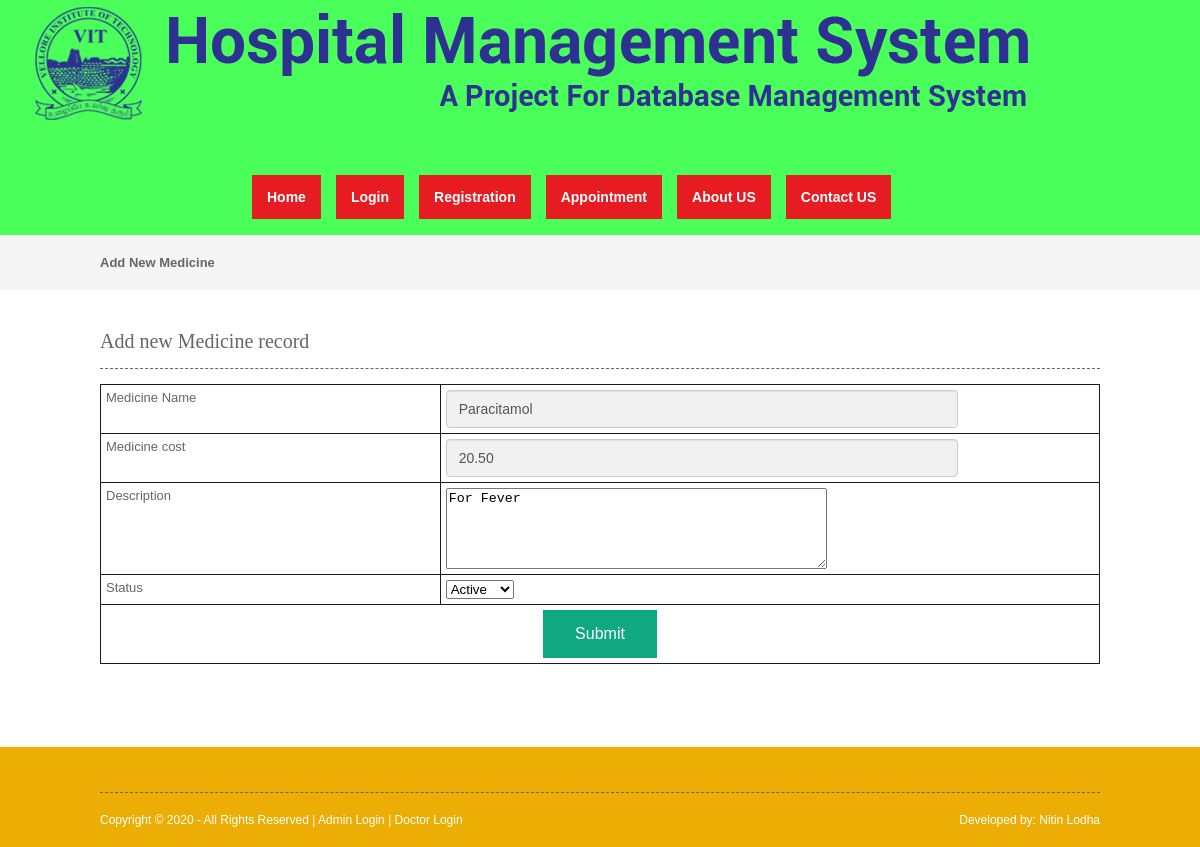
Page /medicine.php?editid=1 on the committed database.
### tables this page shows
CREATE TABLE `medicine` (
  `medicineid` int(10) NOT NULL,
  `medicinename` varchar(25) NOT NULL,
  `medicinecost` float(10,2) NOT NULL,
  `description` text NOT NULL,
  `status` varchar(10) NOT NULL
);

### medicine.php (the view, shortened to what this page needs)
<?php
include("header.php");
include("dbconnection.php");
if(isset($_GET[editid]))
{
	$sql="SELECT * FROM medicine WHERE medicineid='$_GET[editid]' ";
	$qsql = mysqli_query($con,$sql);
	$rsedit = mysqli_fetch_array($qsql);
}
?>
<div class="wrapper col2">
  <div id="breadcrumb">
    <ul>
      <li class="first">Add New Medicine </li></ul>
  </div>
</div>
<div class="wrapper col4">
  <div id="container">
    <h1>Add new Medicine record</h1>
    <form method="post" action="" name="frmmedicine" onSubmit="return validateform()">
    <table width="418" border="3">
      <tbody>
        <tr>
          <td width="34%">Medicine Name</td>
          <td width="66%"><input type="text" name="medicinename" id="medicinename" value="<?php echo $rsedit[medicinename]; ?>" /></td>
        </tr>
        <tr>
          <td width="34%">Medicine cost</td>
          <td width="66%"><input type="text" name="medicinecost" id="medicinecost" value="<?php echo $rsedit[medicinecost]; ?>" /></td>
        </tr>
        <tr>
          <td>Description</td>
          <td><textarea name="description" id="description" cols="45" rows="5"><?php echo $rsedit[description] ; ?></textarea></td>
        </tr>
        <tr>
          <td>Status</td>
          <td> <select name="status" id="status">
            <?php
		  $arr = array("Active","Inactive");
		  foreach($arr as $val)
		  {
			  if($val == $rsedit[status])
			  {
			  echo "<option value='$val' selected>$val</option>";
			  }
			  else
			  {
				  echo "<option value='$val'>$val</option>";
			  }
		  }
		  ?>
            </select></td>
        </tr>
        <tr>
          <td colspan="2" align="center"><input type="submit" name="submit" id="submit" value="Submit" /></td>
        </tr>
      </tbody>
    </table>
    </form>
    <p>&nbsp;</p>
  </div>
</div>
<?php
include("footer.php");
?>

### layout/styles/layout.css (style rules this page uses)
html { overflow-y: scroll; }
body { margin: 0; padding: 0; font-size: 13px; font-family: verdana, Arial, Helvetica, sans-serif; color: #ffffff; background-color: #4f473a; }
div.wrapper { display: block; width: 100%; margin: 0; text-align: left; }
.col2 { color: #666666; background-color: #f5f5f5; }
.col3, .col4 { color: #666666; background-color: #ffffff; }
#head, #gallery, #breadcrumb, #container, #footer { display: block; position: relative; width: 1000px; margin: 0 auto; }
#breadcrumb { padding: 20px 0; }
#breadcrumb ul { margin: 0; padding: 0; list-style: none; }
#breadcrumb ul li { display: inline; }
#breadcrumb ul li.first { font-weight: bold; }
#container { padding: 40px 0; }
#container h1, #container h2, #container h3, #container h4, #container h5, #container h6 { margin: 0 0 15px 0; padding: 0 0 15px 0; line-height: normal; font-weight: normal; font-size: 20px; font-family: Georgia, "Times New Roman", Times, serif; border-bottom: 1px dashed #666666; }

### layout/styles/forms.css (style rules this page uses)
form, fieldset, legend { margin: 0; padding: 0; border: none; }

### layout/styles/tables.css (style rules this page uses)
table { width:100%; border-collapse:collapse; table-layout:auto; vertical-align:top; margin-bottom:15px; border:1px solid rgb(26, 26, 26); }
table tbody td { vertical-align:top; border-collapse:collapse; }
table thead th, table tbody td { padding:5px; border-collapse:collapse; }

### header.php (style rules this page uses)
input[type=submit] { background-color: #10A881; border: none; cursor:pointer; color: white; padding: 15px 32px; text-align: center; text-decoration: none; display: inline-block; font-size: 16px; }
input[type=text] { display: block; width: 75%; height: 24px; padding: 6px 12px; font-size: 14px; line-height: 1.42857143; color: #555; background-color: #f1f1f1; background-image: none; border: 1px solid #ccc; border-radius: 4px; -webkit-box-shadow: inset 0 1px 1px rgba(0,0,0,.075); box-shadow: inset 0 1px 1px rgba(0,0,0,.075); -webkit-transition: border-color ease-in-out .15s,-webkit-box-shadow ease-in-out .15s; -o-transition: border-color ease-in-out .15s,box-shadow ease-in-out .15s; transition: border-color ease-in-out .15s,box-shadow ease-in-out .15s; }

### rows in the picture
medicine: medicinename "Paracitamol", medicinecost "20.50", description "For Fever", status "Active"
